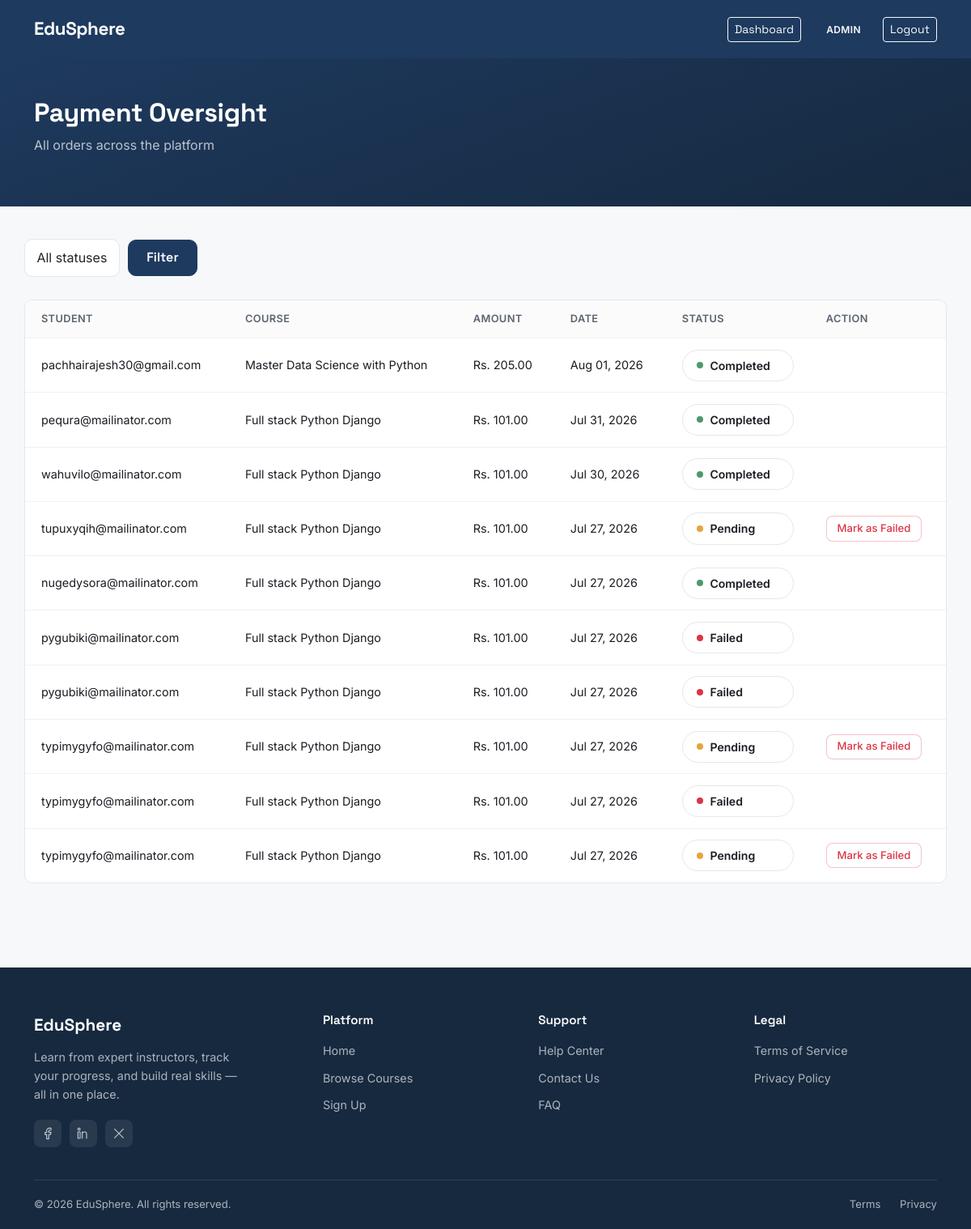
The page /dashboard/payments/ (signed in) on the database as committed earlier.
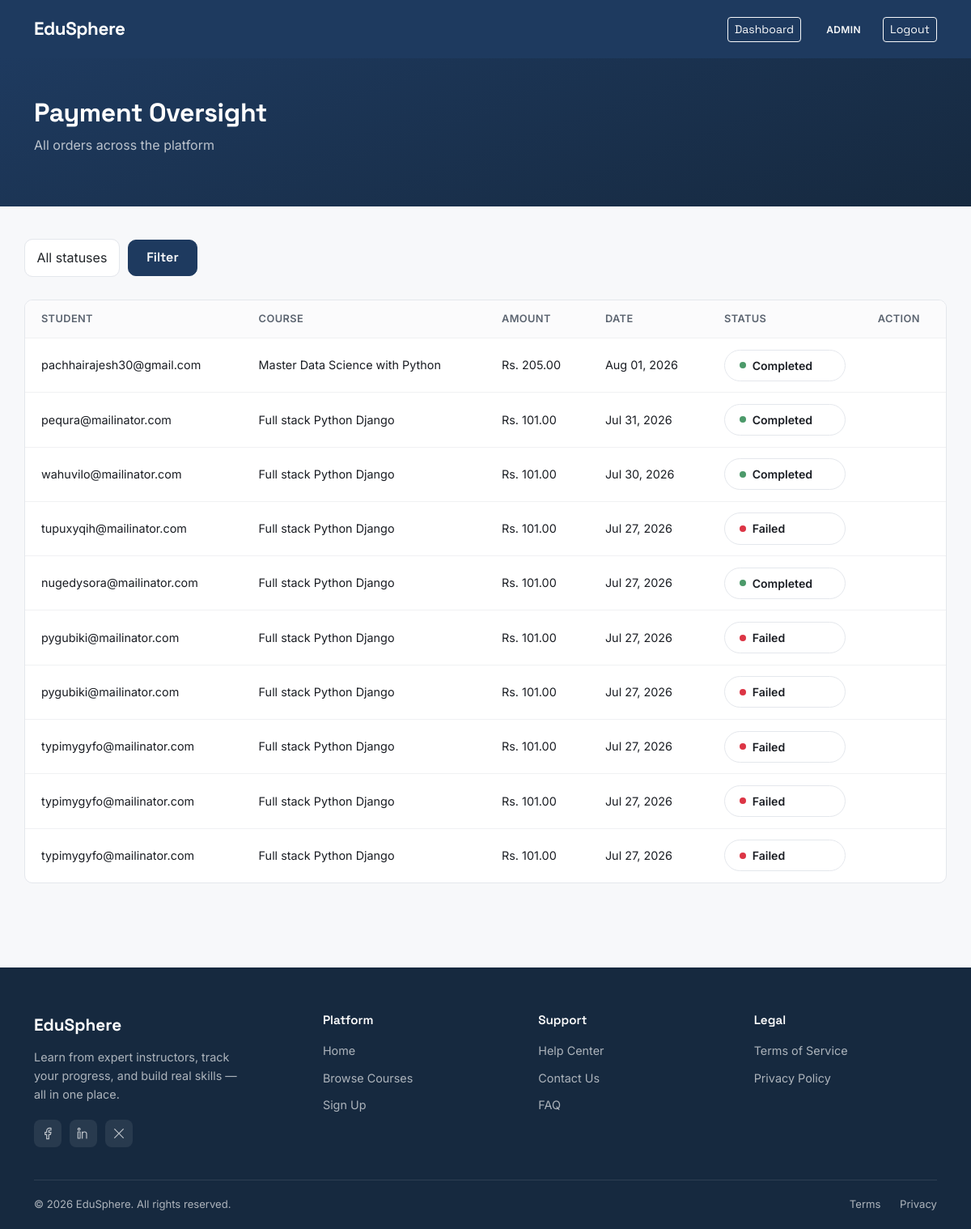
The same page on the database as committed later.
### payments/models.py (models this page shows, shortened)
class Order(models.Model):
    class Status(models.TextChoices):
        PENDING = 'pending', 'Pending'
        COMPLETED = 'completed', 'Completed'
        FAILED = 'failed', 'Failed'
    student = models.ForeignKey(
        settings.AUTH_USER_MODEL,
        on_delete=models.CASCADE,
        related_name='orders'
    )
    course = models.ForeignKey(
        Course,
        on_delete=models.CASCADE,
        related_name='orders'
    )
    transaction_uuid = models.UUIDField(default=uuid.uuid4, unique=True, editable=False)
    amount = models.DecimalField(max_digits=8, decimal_places=2)
    tax_amount = models.DecimalField(max_digits=8, decimal_places=2, default=0)
    total_amount = models.DecimalField(max_digits=8, decimal_places=2)
    status = models.CharField(max_length=10, choices=Status.choices, default=Status.PENDING)
    esewa_transaction_code = models.CharField(max_length=100, blank=True, null=True)
    created_at = models.DateTimeField(auto_now_add=True)
    updated_at = models.DateTimeField(auto_now=True)
    class Meta:
        ordering = ['-created_at']

### accounts/models.py (models this page shows, shortened)
class CustomUser(AbstractUser):
    class Role(models.TextChoices):
        STUDENT = "student", "Student"
        INSTRUCTOR = "instructor", "Instructor"
        ADMIN = "admin", "Admin"
    username = None
    email = models.EmailField(unique=True)
    role = models.CharField(max_length=20, choices=Role.choices, default=Role.STUDENT)
    profile_picture = models.ImageField(upload_to="profile_pics/", blank=True, null=True)
    bio = models.TextField(blank=True)
    created_at = models.DateTimeField(auto_now_add=True)
    USERNAME_FIELD = "email"
    REQUIRED_FIELDS = []
    objects = CustomUserManager()

### courses/models.py (models this page shows, shortened)
class Course(models.Model):
    class Level(models.TextChoices):
        BEGINNER = "beginner", "Beginner"
        INTERMEDIATE = "intermediate", "Intermediate"
        ADVANCED = "advanced", "Advanced"
    instructor = models.ForeignKey(
        settings.AUTH_USER_MODEL,
        on_delete=models.CASCADE,
        related_name="courses",
        limit_choices_to={'role': 'instructor'}
    )
    category = models.ForeignKey(Category, on_delete=models.SET_NULL, null=True, related_name="courses")
    title = models.CharField(max_length=200)
    slug = models.SlugField(unique=True, blank=True)
    description = models.TextField()
    thumbnail = models.ImageField(upload_to="course_thumbnails/", blank=True, null=True)
    level = models.CharField(max_length=20, choices=Level.choices, default=Level.BEGINNER)
    price = models.DecimalField(max_digits=8, decimal_places=2, default=0)
    is_published = models.BooleanField(default=False)
    created_at = models.DateTimeField(auto_now_add=True)
    updated_at = models.DateTimeField(auto_now=True)
    class Meta:
        ordering = ['-created_at']

### dashboard/views.py (the view)
# urls.py: path('payments/', views.PaymentOversightView.as_view(), name='payment_oversight'),
class PaymentOversightView(AdminRequiredMixin, ListView):
    model = Order
    template_name = 'dashboard/payment_oversight.html'
    context_object_name = 'orders'
    paginate_by = 20
    def get_queryset(self):
        queryset = Order.objects.select_related('student', 'course').order_by('-created_at')
        status = self.request.GET.get('status')
        if status in ('pending', 'completed', 'failed'):
            queryset = queryset.filter(status=status)
        return queryset
    def get_context_data(self, **kwargs):
        context = super().get_context_data(**kwargs)
        context['current_status'] = self.request.GET.get('status', '')
        return context

### dashboard/mixins.py (called while the page is built)
    def test_func(self):
        return self.request.user.is_authenticated and self.request.user.role == 'admin'

### dashboard/templates/dashboard/payment_oversight.html (shortened to what this page needs)
{% extends 'base.html' %}
{% block content %}
<div class="dashboard-hero">
    <div class="container">
        <h1>Payment Oversight</h1>
        <p>All orders across the platform</p>
    </div>
</div>
<div class="container dashboard-container">
    <form method="get" class="oversight-filter-bar">
        <select name="status" class="form-control oversight-status-select">
            <option value="" {% if current_status == '' %}selected{% endif %}>All statuses</option>
        </select>
        <button type="submit" class="btn btn-primary">Filter</button>
    </form>
    {% if orders %}
    <div class="oversight-table-wrapper">
        <table class="oversight-table">
            <thead>
                <tr>
                    <th>Student</th>
                    <th>Course</th>
                    <th>Amount</th>
                    <th>Date</th>
                    <th>Status</th>
                    <th>Action</th>
                </tr>
            </thead>
            <tbody>
                {% for order in orders %}
                <tr>
                    <td>{{ order.student.email }}</td>
                    <td>{{ order.course.title }}</td>
                    <td>Rs. {{ order.total_amount }}</td>
                    <td>{{ order.created_at|date:"M d, Y" }}</td>
                    <td>
                        {% if order.status == 'completed' %}
                            <span class="status-pill status-completed"><span class="status-dot"></span> Completed</span>
                        {% elif order.status == 'pending' %}
                            <span class="status-pill status-pending"><span class="status-dot"></span> Pending</span>
                        {% else %}
                            <span class="status-pill status-failed"><span class="status-dot"></span> Failed</span>
                        {% endif %}
                    </td>
                    <td>
                        {% if order.status == 'pending' %}
                        <form method="post" action="{% url 'dashboard:mark_order_failed' order.pk %}">
                            <button type="submit" class="btn-sm-outline btn-danger-outline">Mark as Failed</button>
                        </form>
                        {% endif %}
                    </td>
                </tr>
                {% endfor %}
            </tbody>
        </table>
    </div>
    {% else %}
    <div class="empty-state">
        <div class="icon">💳</div>
        <p>No orders match your filter.</p>
    </div>
    {% endif %}
</div>
{% endblock %}

Rows that differ between the two databases and show on the page:
changed Order "tupuxyqih@mailinator.com": status "Pending Mark as Failed" → "Failed"
changed Order (number 8 of 10 on the later page): status "Pending Mark as Failed" → "Failed"
changed Order (number 10 of 10 on the later page): status "Pending Mark as Failed" → "Failed"
